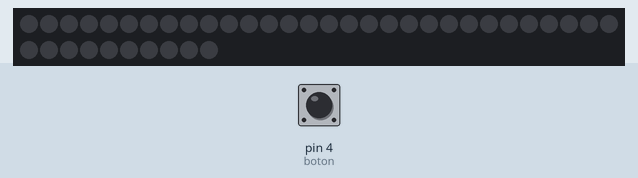
This sketch was run on a simulated Arduino Uno, built with avr-gcc and run on an emulated ATmega328P. Shown: 40 RGB LEDs in strip order, left to right, continuing on the next row. Inputs (shaded band) come from the test bench; at power-on: pin 4 (boton) HIGH.

Above: at 1.2 s.
1.3 s: pin 4 (boton) pulled LOW for 0.15 s
At 3.7 s:
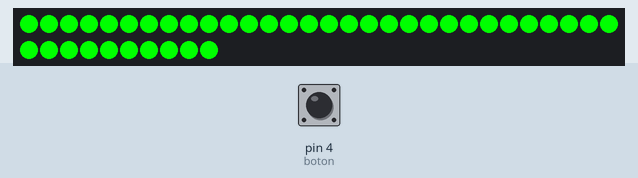
4.8 s: pin 4 (boton) pulled LOW for 1 s
At 5.17 s:
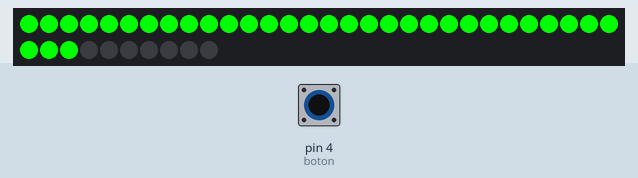
7.3 s: pin 4 (boton) pulled LOW for 3.2 s
At 8.0 s:
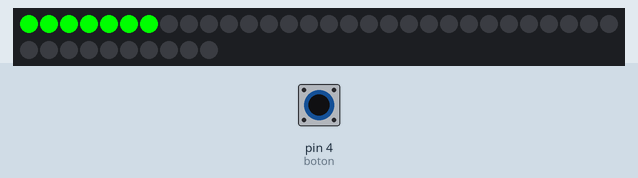

Measured:
- after the input at 1.3 s, the LEDs: first change at once (image 1 shows a later state)
- after the input at 4.8 s, the LEDs: first change after 0.05 s (image 2 shows a later state)
- after the input at 7.3 s, the LEDs: first change after 0.38 s (image 3 shows a later state)

The sketch:

lightsaber_v2_functions.ino
```cpp
#include <Adafruit_NeoPixel.h>

int PIN=3; //Pin donde está conectada la tira de leds
int NUMPIXELS=40; //Número de leds conectados

Adafruit_NeoPixel pixels = Adafruit_NeoPixel(NUMPIXELS, PIN, NEO_GRB + NEO_KHZ800);


int espera = 50;
int estado = 0;

int boton = 4;

void setup() {
  // put your setup code here, to run once:
      pixels.begin(); // Inicialización
      pixels.show(); // Inicialitza tots els pixels apagats

      pinMode(boton, INPUT);

}

void colorWipeON(uint32_t c, uint8_t wait) {
  for(uint16_t i=0; i<pixels.numPixels(); i++) {
    pixels.setPixelColor(i, c);
    pixels.show();
    delay(wait);
  }
}
void colorWipeOFF(int c, int wait) {
  for(int i=pixels.numPixels(); i>=0; i--) {
    pixels.setPixelColor(i, c);
    pixels.show();
    delay(wait);
  }
}

void loop() {
  // put your main code here, to run repeatedly:
  if (digitalRead(boton) == LOW and estado == 0){
    colorWipeON(pixels.Color(0, 255, 0), 50);
    estado = 1;
    delay(759);
    }

if (digitalRead(boton) == LOW and estado == 1){
  colorWipeOFF(pixels.Color(0, 0, 0), 50);
  estado = 0;
  delay(759);
  }
}
```
